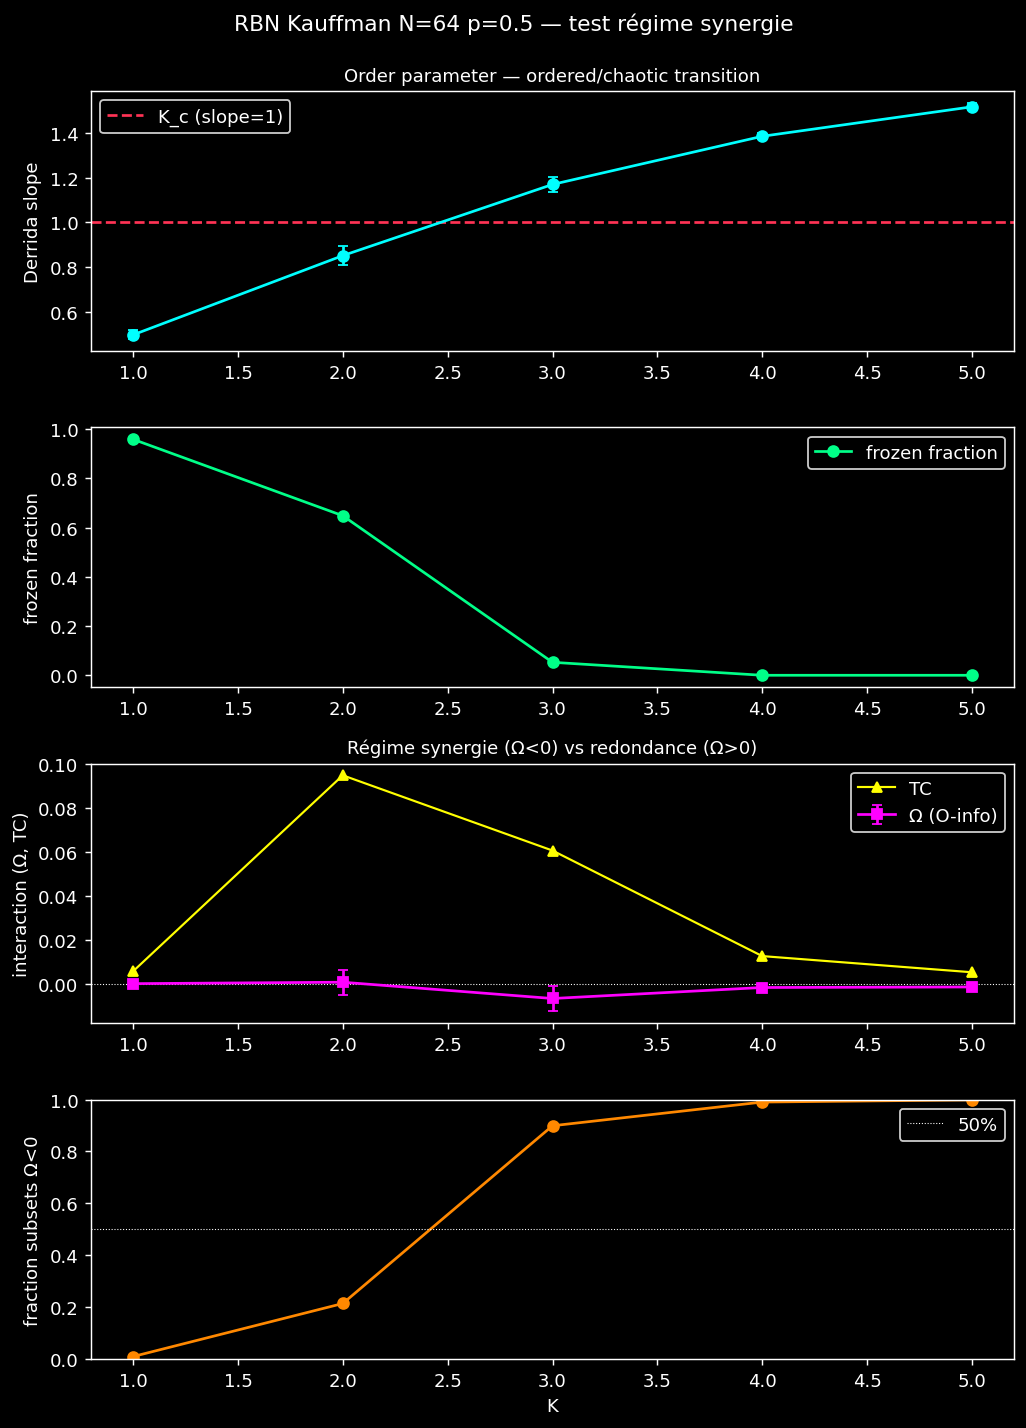

This chart was generated by the following Python code:
"""RBN Kauffman — test si Ω < 0 existe.

Sweep K ∈ {1..5} à p=0.5. K_c = 2 (Derrida slope = 1).
Plusieurs réalisations de réseau par K → moyennes.
Sur attractor ensemble : tire subsets aléatoires de subset_size nœuds,
calcule TC et Ω. Cherche régime Ω < 0 (synergie-dominée).

Falsification : si Ω > 0 partout comme Ising → cadre redondance-universel.
Validation : si Ω < 0 dans certains K → régime synergie réel = tétrade
permet d'identifier deux phases informationnelles distinctes.
"""
import sys
import os
import json
import time
import numpy as np
import matplotlib.pyplot as plt

sys.path.insert(0, os.path.dirname(os.path.dirname(os.path.abspath(__file__))))

from systems.rbn import (
    make_rbn, derrida_slope, attractor_ensemble,
    frozen_fraction, activity,
)
from xi.interaction import o_information, total_correlation


def tc_omega_random_subsets(ensemble, subset_size=4, n_subsets=300, rng=None):
    """Renvoie TC, Ω moyens (et std) sur n_subsets sous-ensembles aléatoires."""
    if rng is None:
        rng = np.random.default_rng(0)
    M, N = ensemble.shape
    if subset_size > N:
        return np.nan, np.nan, np.nan, np.nan, np.nan
    tcs, omegas = [], []
    for _ in range(n_subsets):
        idx = rng.choice(N, size=subset_size, replace=False)
        sub = ensemble[:, idx].astype(np.int8)
        tcs.append(total_correlation(sub))
        omegas.append(o_information(sub))
    tcs = np.array(tcs)
    omegas = np.array(omegas)
    return (tcs.mean(), tcs.std(),
            omegas.mean(), omegas.std(),
            (omegas < 0).mean())  # fraction de subsets synergie


def run(
    N=64,
    K_values=(1, 2, 3, 4, 5),
    p=0.5,
    n_networks=8,
    n_init=3000,
    t_equil=300,
    subset_size=4,
    n_subsets=400,
    seed=42,
    outdir=None,
):
    if outdir is None:
        outdir = os.path.dirname(os.path.abspath(__file__))

    print(f"N={N}  p={p}  K_values={K_values}")
    print(f"n_networks={n_networks}  n_init={n_init}  subset_size={subset_size}")
    print()

    results = {K: {"derrida": [], "frozen_frac": [], "activity": [],
                   "tc_mean": [], "tc_std": [],
                   "omega_mean": [], "omega_std": [],
                   "frac_synergy": []}
               for K in K_values}

    t0 = time.time()
    rng = np.random.default_rng(seed)
    for K in K_values:
        ts = time.time()
        for net in range(n_networks):
            inputs, tables = make_rbn(N, K, p, seed=seed * 1000 + K * 100 + net)
            dslope = derrida_slope(inputs, tables, K, N,
                                   n_pairs=1500, seed=seed + net)
            ens = attractor_ensemble(inputs, tables, K, N,
                                     n_init=n_init, t_equil=t_equil,
                                     seed=seed + net + 7)
            ff = frozen_fraction(ens)
            act = activity(ens)
            tc_m, tc_s, om_m, om_s, frac_syn = tc_omega_random_subsets(
                ens, subset_size=subset_size, n_subsets=n_subsets, rng=rng,
            )
            results[K]["derrida"].append(dslope)
            results[K]["frozen_frac"].append(ff)
            results[K]["activity"].append(act)
            results[K]["tc_mean"].append(tc_m)
            results[K]["tc_std"].append(tc_s)
            results[K]["omega_mean"].append(om_m)
            results[K]["omega_std"].append(om_s)
            results[K]["frac_synergy"].append(frac_syn)
        elapsed = time.time() - ts
        d_mean = np.mean(results[K]["derrida"])
        ff_mean = np.mean(results[K]["frozen_frac"])
        om_mean = np.mean(results[K]["omega_mean"])
        tc_mean = np.mean(results[K]["tc_mean"])
        fsyn = np.mean(results[K]["frac_synergy"])
        print(f"  K={K}  derrida={d_mean:.3f}  frozen={ff_mean:.3f}  "
              f"TC={tc_mean:.4f}  Ω={om_mean:+.4f}  frac_synergy={fsyn:.2%}  "
              f"({elapsed:.1f}s)")
    print(f"\ntotal {time.time()-t0:.1f}s")

    # Synthèse
    print()
    print(f"{'K':>4} | {'derrida':>9} | {'frozen':>8} | {'act':>6} | "
          f"{'TC':>8} | {'Ω':>9} | {'frac_syn':>8}")
    print("-" * 70)
    summary = {}
    for K in K_values:
        d = np.mean(results[K]["derrida"])
        d_std = np.std(results[K]["derrida"])
        ff = np.mean(results[K]["frozen_frac"])
        act = np.mean(results[K]["activity"])
        tc = np.mean(results[K]["tc_mean"])
        om = np.mean(results[K]["omega_mean"])
        om_std = np.std(results[K]["omega_mean"])
        fsyn = np.mean(results[K]["frac_synergy"])
        print(f"{K:>4} | {d:.3f}±{d_std:.2f} | {ff:>8.3f} | {act:>6.3f} | "
              f"{tc:>8.4f} | {om:+8.4f} | {fsyn:>7.2%}")
        summary[K] = {"derrida": float(d), "derrida_std": float(d_std),
                      "frozen": float(ff), "activity": float(act),
                      "tc": float(tc), "omega": float(om),
                      "omega_std": float(om_std), "frac_synergy": float(fsyn)}

    # Verdict
    print()
    print("=" * 60)
    any_synergy = any(s["omega"] < -0.01 for s in summary.values())
    any_high_synfrac = any(s["frac_synergy"] > 0.3 for s in summary.values())
    if any_synergy:
        print("✓ RÉGIME SYNERGIE EXISTE : Ω moyen < 0 trouvé sur au moins un K.")
    elif any_high_synfrac:
        print("⚠ Synergie partielle : Ω moyen ≥ 0 mais frac_synergy > 30% à certains K.")
    else:
        print("✗ Redondance pure partout (comme Ising) — tétrade régime unique.")
    print("=" * 60)

    # Plot
    Ks = list(K_values)
    derrida_mean = [summary[K]["derrida"] for K in Ks]
    derrida_std = [summary[K]["derrida_std"] for K in Ks]
    tc_mean = [summary[K]["tc"] for K in Ks]
    omega_mean = [summary[K]["omega"] for K in Ks]
    omega_std = [summary[K]["omega_std"] for K in Ks]
    frozen = [summary[K]["frozen"] for K in Ks]
    fsyn = [summary[K]["frac_synergy"] for K in Ks]

    fig, axes = plt.subplots(4, 1, figsize=(8, 11))

    ax = axes[0]
    ax.errorbar(Ks, derrida_mean, yerr=derrida_std,
                marker="o", color="cyan", capsize=3, lw=1.5)
    ax.axhline(1.0, color="#ff3355", ls="--", label="K_c (slope=1)")
    ax.set_ylabel("Derrida slope", color="white")
    ax.set_title("Order parameter — ordered/chaotic transition", color="white", fontsize=10)
    ax.legend(facecolor="black", edgecolor="white", labelcolor="white")

    ax = axes[1]
    ax.plot(Ks, frozen, "o-", color="#00ff88", lw=1.5, label="frozen fraction")
    ax.set_ylabel("frozen fraction", color="white")
    ax.legend(facecolor="black", edgecolor="white", labelcolor="white")

    ax = axes[2]
    ax.errorbar(Ks, omega_mean, yerr=omega_std,
                marker="s", color="magenta", capsize=3, lw=1.5, label="Ω (O-info)")
    ax.plot(Ks, tc_mean, "^-", color="yellow", lw=1.2, label="TC")
    ax.axhline(0, color="white", ls=":", lw=0.6)
    ax.set_ylabel("interaction (Ω, TC)", color="white")
    ax.legend(facecolor="black", edgecolor="white", labelcolor="white")
    ax.set_title("Régime synergie (Ω<0) vs redondance (Ω>0)", color="white", fontsize=10)

    ax = axes[3]
    ax.plot(Ks, fsyn, "o-", color="#ff8800", lw=1.5)
    ax.axhline(0.5, color="white", ls=":", lw=0.6, label="50%")
    ax.set_ylabel("fraction subsets Ω<0", color="white")
    ax.set_xlabel("K", color="white")
    ax.legend(facecolor="black", edgecolor="white", labelcolor="white")
    ax.set_ylim(0, 1)

    for ax in axes:
        ax.set_facecolor("black")
        ax.tick_params(colors="white")
        for s in ax.spines.values():
            s.set_color("white")

    fig.patch.set_facecolor("black")
    fig.suptitle(f"RBN Kauffman N={N} p={p} — test régime synergie",
                 color="white", y=0.995)
    plt.tight_layout()
    png = os.path.join(outdir, "rbn_synergy.png")
    plt.savefig(png, dpi=130, facecolor="black", bbox_inches="tight")
    print(f"\nsaved {png}")

    out = {"N": N, "p": p, "K_values": list(K_values), "summary": summary,
           "raw": {str(K): results[K] for K in K_values}}
    jpath = os.path.join(outdir, "rbn_synergy.json")
    with open(jpath, "w") as f:
        json.dump(out, f, indent=2)
    print(f"saved {jpath}")
    return out


if __name__ == "__main__":
    run()
